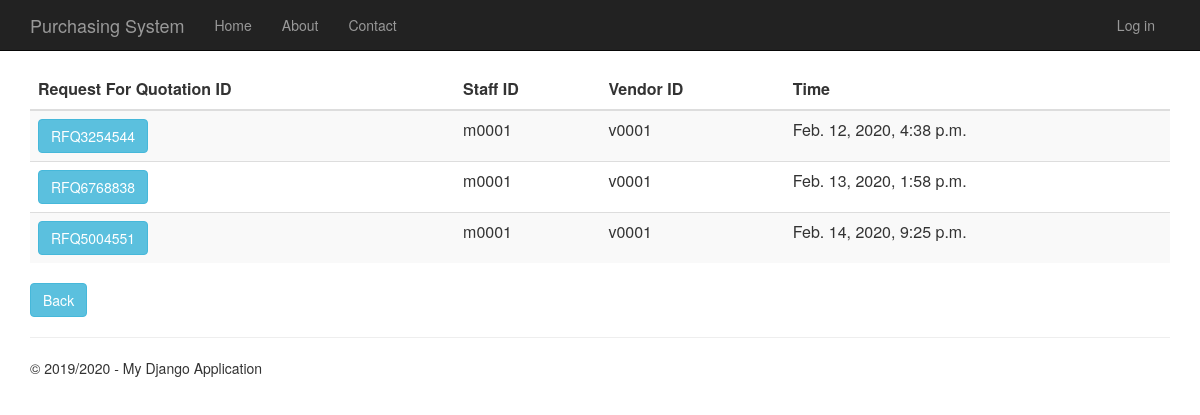
The page /requestforquotationhistory on the database as committed earlier.
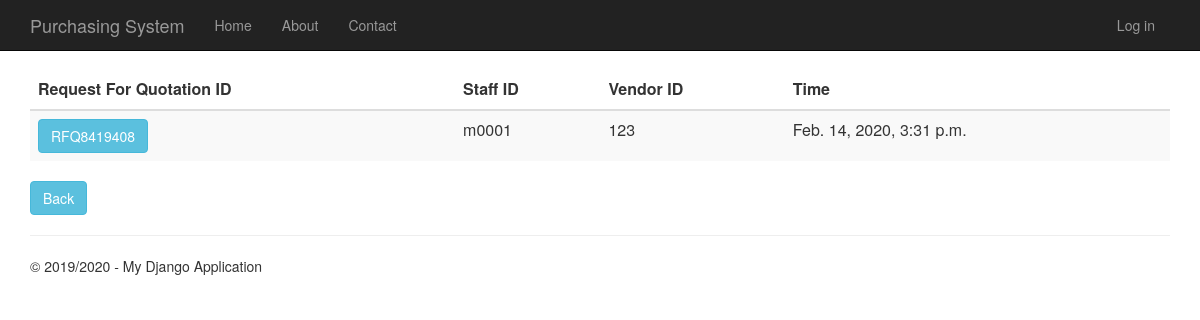
The same page on the database as committed later.
### RequestForQuotation/models.py (models this page shows)
class RequestForQuotation(models.Model):
    request_for_quotation_id = models.CharField(primary_key=True, max_length=10)
    time_created = models.DateTimeField()
    description = models.TextField(null=True,default=None, blank=True)
    total_price = models.DecimalField(max_digits=10, decimal_places=2, default=Decimal('0.00'))
    person_id = models.ForeignKey(Person, on_delete = models.CASCADE)
    vendor_id = models.ForeignKey(Vendor, on_delete = models.CASCADE)
    purchase_requisition_id = models.ForeignKey(PurchaseRequisition, on_delete = models.CASCADE)
    def __str__(self):
        return str(self.request_for_quotation_id)

### app/models.py (models this page shows, shortened)
class Person(models.Model):
    user_id = models.OneToOneField(User)
    person_id = models.CharField(primary_key=True, max_length=10)
    person_name = models.TextField()
    person_address = models.TextField()
    person_phone_number = models.TextField()
    person_role = models.TextField(default = 'EMPLOYEE')

class Vendor(models.Model):
    vendor_id = models.CharField(primary_key=True, max_length=10)
    vendor_name = models.TextField()
    vendor_phone_number = models.TextField()
    vendor_address = models.TextField()
    vendor_email = models.TextField()
    def __str__(self):
        return str(self.vendor_id)

### RequestForQuotation/views.py (the view)
# urls.py: url(r'^requestforquotationhistory', RequestForQuotation.views.requestforquotationhistory, name="request_of_quotation_history"),
def requestforquotationhistory(request):
        request_for_quotations = RequestForQuotation.objects.all()
        print(request_for_quotations)
        context = {
            'title':'Request For Quotation History',
            'rows':request_for_quotations,
            'year':'2019/2020'
            }
        return render(request,'RequestForQuotation/requestforquotationhistory.html',context)

### RequestForQuotation/templates/RequestForQuotation/requestforquotationhistory.html
﻿{% extends "app/layout.html" %}
{% block content %}
<div class="purchaseorderhistory margintop">
    <form action="requestforquotationhistorydetails" method="GET">
        <table class="table table-striped margintop">
          <thead>
            <tr>
              <th scope="col">Request For Quotation ID</th>
              <th scope="col">Staff ID</th>
              <th scope="col">Vendor ID</th>
              <th scope="col">Time</th>
            </tr>
          </thead>
          <tbody>
              {% for r in rows %}
            <tr>
                 <td><button type="submit" name="rfq_id" value="{{r.request_for_quotation_id}}" class="btn btn-info" >{{r.request_for_quotation_id}}</button></td>
                 <td>{{r.person_id.person_id}}</td>
                 <td>{{r.vendor_id}}</td>
                 <td>{{r.time_created}}</td>
            </tr>
              {% endfor %}
          </tbody>
        </table>
    </form>
       <form action="menu">
        <div class="margintop">
            <button type="submit" class="btn btn-info" >Back</button>
        </div>
    </form>
</div>
{% endblock %}

Rows that differ between the two databases and show on the page:
removed RequestForQuotation: request_for_quotation_id "RFQ3254544", person_id.person_id "m0001", vendor_id "v0001", time_created "Feb. 12, 2020, 4:38 p.m."
removed RequestForQuotation: request_for_quotation_id "RFQ6768838", person_id.person_id "m0001", vendor_id "v0001", time_created "Feb. 13, 2020, 1:58 p.m."
removed RequestForQuotation: request_for_quotation_id "RFQ5004551", person_id.person_id "m0001", vendor_id "v0001", time_created "Feb. 14, 2020, 9:25 p.m."
added RequestForQuotation: request_for_quotation_id "RFQ8419408", person_id.person_id "m0001", vendor_id "123", time_created "Feb. 14, 2020, 3:31 p.m."
